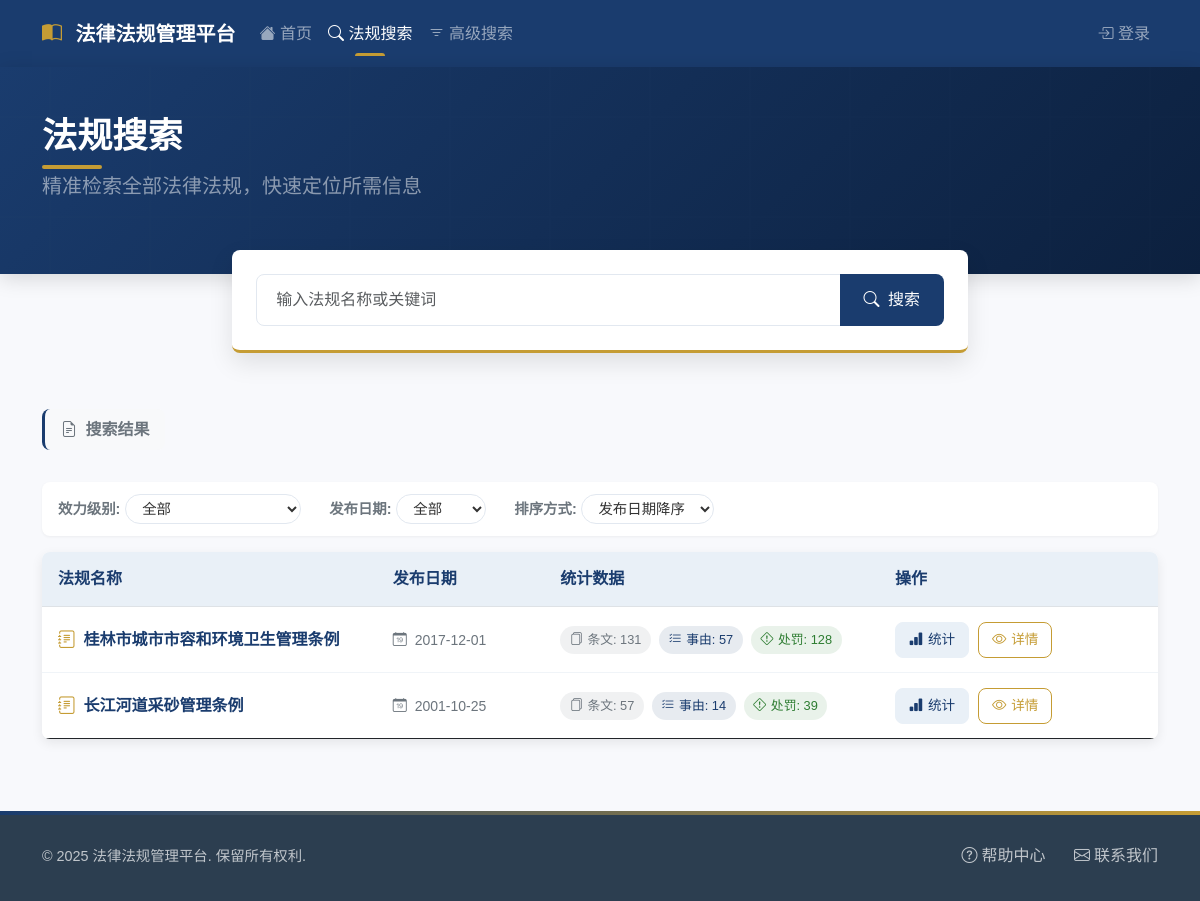
The page /search/regulations on the database its author committed.
### models.py (models this page shows)
class LegalRegulation(db.Model):
    id = db.Column(db.Integer, primary_key=True)
    name = db.Column(db.String(200), nullable=False, unique=True)  # 法规名称
    document_number = db.Column(db.String(100))  # 文号
    issued_by = db.Column(db.String(100))  # 通过机构
    approved_by = db.Column(db.String(100))  # 批准机构
    issued_date = db.Column(db.DateTime)  # 批准日期
    effective_date = db.Column(db.DateTime)  # 生效日期
    revision_date = db.Column(db.DateTime)  # 修订日期
    hierarchy_level = db.Column(db.String(50))  # 效力级别
    province = db.Column(db.String(50))  # 省
    city = db.Column(db.String(50))  # 市
    status = db.Column(db.String(20), default='active')  # 状态：active, archived
    structures = relationship('LegalStructure', back_populates='regulation', cascade='all, delete-orphan')
    causes = relationship('LegalCause', back_populates='regulation', cascade='all, delete-orphan')

### app.py (the view, shortened to what this page needs)
@app.route('/search/regulations')
def search_regulations():
    keyword = request.args.get('keyword', '')
    page = request.args.get('page', 1, type=int)
    per_page = 10
    query = LegalRegulation.query
    pagination = query.paginate(page=page, per_page=per_page, error_out=False)
    regulations = pagination.items
    return render_template('regulations/list.html',
                           regulations=regulations,
                           pagination=pagination,
                           keyword=keyword)

### app.py (called while the page is built)
def get_punishment_count(regulation_id):
    return db.session.query(LegalPunishment).\
        join(LegalCause).\
        filter(LegalCause.regulation_id == regulation_id).\
        count()

@app.context_processor
def utility_processor():
    return {
        'get_punishment_count': get_punishment_count
    }

### templates/regulations/list.html (shortened to what this page needs)
<!DOCTYPE html>
<html lang="zh">
<head>
    <link href="https://cdn.jsdelivr.net/npm/bootstrap@5.3.0/dist/css/bootstrap.min.css" rel="stylesheet">
    <link rel="stylesheet" href="https://cdn.jsdelivr.net/npm/bootstrap-icons@1.11.0/font/bootstrap-icons.css">
</head>
<body>
    <nav class="navbar navbar-expand-lg navbar-dark">
        <div class="container">
            <a class="navbar-brand" href="/">
                <i class="bi bi-book-half"></i> 法律法规管理平台
            </a>
            <div class="collapse navbar-collapse" id="navbarNav">
                <ul class="navbar-nav">
                    <li class="nav-item">
                        <a class="nav-link" href="/">
                            <i class="bi bi-house-fill"></i> 首页
                        </a>
                    </li>
                    <li class="nav-item">
                        <a class="nav-link active" href="/search/regulations">
                            <i class="bi bi-search"></i> 法规搜索
                        </a>
                    </li>
                    <li class="nav-item">
                        <a class="nav-link" href="/advanced_search">
                            <i class="bi bi-filter"></i> 高级搜索
                        </a>
                    </li>
                </ul>
                <ul class="navbar-nav ms-auto">
                    {% if current_user.is_authenticated %}
                    <li class="nav-item dropdown">
                        <a class="nav-link dropdown-toggle" href="#" role="button" data-bs-toggle="dropdown">
                            <i class="bi bi-person-circle"></i> {{ current_user.username }}
                        </a>
                        <ul class="dropdown-menu dropdown-menu-end">
                            <li><a class="dropdown-item" href="#"><i class="bi bi-person-gear"></i> 个人设置</a></li>
                            <li><hr class="dropdown-divider"></li>
                            <li><a class="dropdown-item" href="{{ url_for('logout') }}"><i class="bi bi-box-arrow-right"></i> 退出登录</a></li>
                        </ul>
                    </li>
                    {% else %}
                    <li class="nav-item">
                        <a class="nav-link" href="{{ url_for('login') }}">
                            <i class="bi bi-box-arrow-in-right"></i> 登录
                        </a>
                    </li>
                    {% endif %}
                </ul>
            </div>
        </div>
    </nav>
    <header class="page-header">
        <div class="container">
            <div class="row align-items-center">
                <div class="col-lg-6">
                    <h1 class="page-title">法规搜索</h1>
                    <p class="lead text-white-50">
                        精准检索全部法律法规，快速定位所需信息
                    </p>
                </div>
            </div>
        </div>
    </header>
    <div class="container">
        <div class="row justify-content-center">
            <div class="col-lg-8">
                <form action="{{ url_for('search_regulations') }}" method="get" class="search-container">
                    <div class="input-group">
                        <input type="text" class="form-control search-input"
                               name="keyword"
                               placeholder="输入法规名称或关键词"
                               value="{{ keyword or '' }}">
                        <button class="btn search-btn" type="submit">
                            <i class="bi bi-search me-1"></i> 搜索
                        </button>
                    </div>
                </form>
            </div>
        </div>
    </div>
    <section class="content-section">
        <div class="container">
            <div class="d-flex align-items-center mb-3">
                <span class="search-result-title">
                    <i class="bi bi-file-earmark-text me-1"></i> 搜索结果
                </span>
            </div>
            <div class="filter-options">
                <div class="filter-group d-flex align-items-center me-3">
                    <span class="filter-label">效力级别:</span>
                    <select class="filter-select" name="level">
                        <option value="">全部</option>
                    </select>
                </div>
                <div class="filter-group d-flex align-items-center me-3">
                    <span class="filter-label">发布日期:</span>
                    <select class="filter-select" name="date">
                        <option value="">全部</option>
                    </select>
                </div>
                <div class="filter-group d-flex align-items-center">
                    <span class="filter-label">排序方式:</span>
                    <select class="filter-select" name="sort">
                        <option value="date_desc">发布日期降序</option>
                    </select>
                </div>
            </div>
            {% if regulations %}
            <div class="regulations-table-container">
                <table class="table regulations-table mb-0">
                    <thead>
                        <tr>
                            <th style="width: 30%">法规名称</th>
                            <th style="width: 15%">发布日期</th>
                            <th style="width: 30%">统计数据</th>
                            <th style="width: 25%">操作</th>
                        </tr>
                    </thead>
                    <tbody>
                        {% for regulation in regulations %}
                        <tr>
                            <td>
                                <div class="regulation-name">
                                    <i class="bi bi-journal-text"></i>
                                    {{ regulation.name }}
                                </div>
                            </td>
                            <td>
                                <div class="text-secondary small">
                                    <i class="bi bi-calendar-date me-1"></i>
                                    {{ regulation.issued_date.strftime('%Y-%m-%d') if regulation.issued_date else '未知' }}
                                </div>
                            </td>
                            <td>
                                <div class="stat-badges">
                                    <span class="stat-badge">
                                        <i class="bi bi-files"></i>条文: {{ regulation.structures|length }}
                                    </span>
                                    <span class="stat-badge primary">
                                        <i class="bi bi-list-check"></i>事由: {{ regulation.causes|length }}
                                    </span>
                                    <span class="stat-badge success">
                                        <i class="bi bi-exclamation-diamond"></i>处罚: {{ get_punishment_count(regulation.id) }}
                                    </span>
                                </div>
                            </td>
                            <td>
                                <a href="{{ url_for('regulation_stats', regulation_id=regulation.id) }}"
                                   class="action-btn stats-btn">
                                    <i class="bi bi-bar-chart-fill"></i> 统计
                                </a>
                                <a href="{{ url_for('regulation_detail', regulation_id=regulation.id) }}"
                                   class="action-btn detail-btn">
                                    <i class="bi bi-eye"></i> 详情
                                </a>
                            </td>
                        </tr>
                        {% endfor %}
                    </tbody>
                </table>
            </div>
            {% endif %}
        </div>
    </section>
    <footer>
        <div class="container">
            <div class="footer-content">
                <p class="copyright mb-0">&copy; 2025 法律法规管理平台. 保留所有权利.</p>
                <div class="footer-links">
                    <a href="#"><i class="bi bi-question-circle me-1"></i>帮助中心</a>
                    <a href="#"><i class="bi bi-envelope me-1"></i>联系我们</a>
                </div>
            </div>
        </div>
    </footer>
</body>
</html>

### rows shown on the page
LegalRegulation: name "桂林市城市市容和环境卫生管理条例", issued_date "2017-12-01", structures|length "131", causes|length "57", get_punishment_count "128"
LegalRegulation: name "长江河道采砂管理条例", issued_date "2001-10-25", structures|length "57", causes|length "14", get_punishment_count "39"
